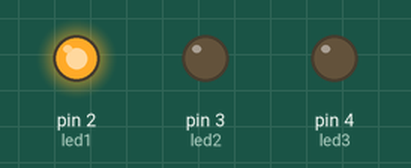
A sketch run on a simulated Arduino Uno, built with avr-gcc and run on an emulated ATmega328P. Shown: output pins drawn as LEDs (lit = HIGH).

Above: at 0.2 s.
At 0.7 s:
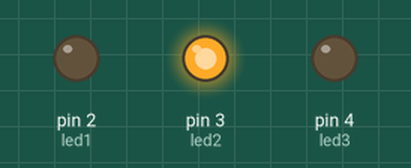
At 2.7 s:
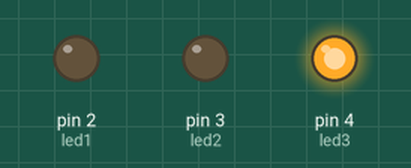
Timing chart, 0 to 3.5 s (numbered marks = the images above):
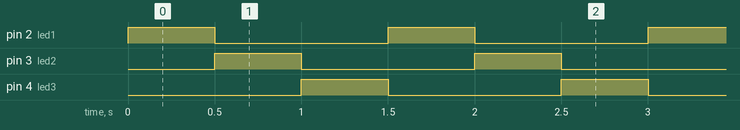

Measured:
- by itself, pin 2 (led1), pin 3 (led2), pin 4 (led3): alternates HIGH for 0.50 s and LOW for 1.0 s
- by itself, everything shown: repeats every 1.5 s, in 4 steps

The sketch:

semaforoTresLEd.ino
```cpp
/*
Author: Rodrigo Quezada L.
Descripcion: codigo para hacer parpadear tres led como un semaforo con arduino
*/
const int led1=2; //led verde
const int led2=3; //led amarillo
const int led3=4; //led rojo

void setup()
{
	pinMode(led1, OUTPUT);
    pinMode(led2, OUTPUT);
    pinMode(led3, OUTPUT);
}

void loop()
{
	for(int x=2;x<=4;x++){
        digitalWrite(x,HIGH); // enciendo el led
        delay(500);
        digitalWrite(x,LOW); // apago el led
        //delay(500);
    }
}
```
